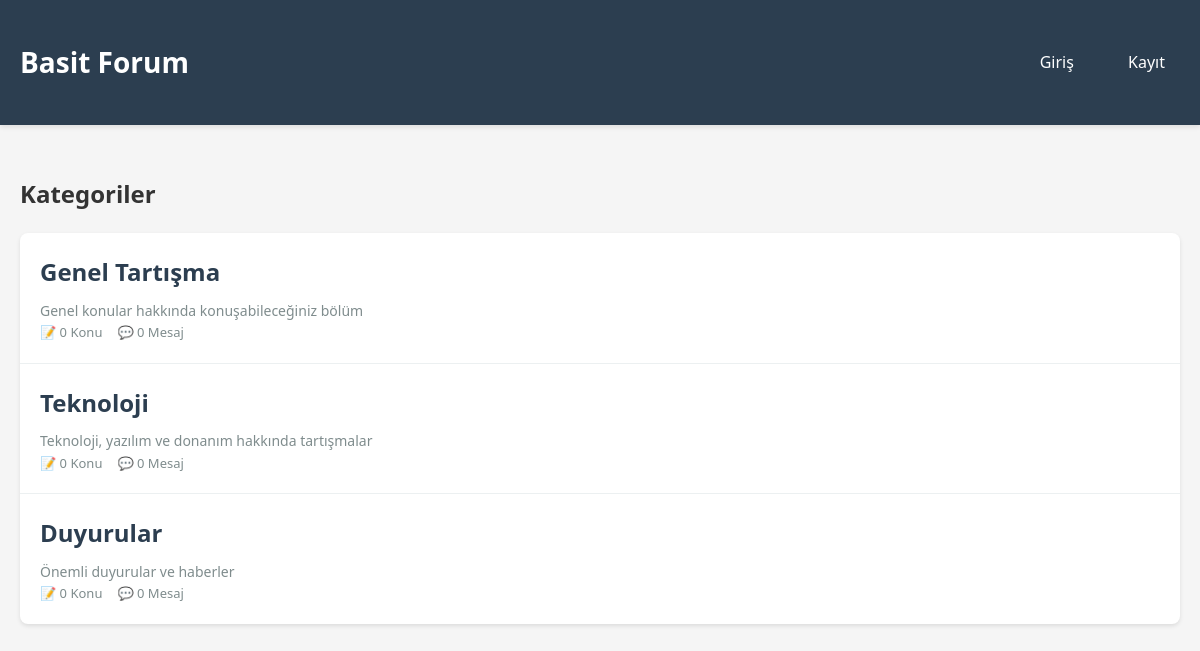
The page / on the database its author committed.
### tables this page shows
CREATE TABLE IF NOT EXISTS kategoriler (
    id INT AUTO_INCREMENT PRIMARY KEY,
    baslik VARCHAR(100) NOT NULL,
    aciklama TEXT,
    olusturma_tarihi DATETIME DEFAULT CURRENT_TIMESTAMP,
    INDEX idx_baslik (baslik)
);

### config.php (called while the page is built, shortened)
<?php
function temizle($veri) {
    return htmlspecialchars($veri, ENT_QUOTES, 'UTF-8');
}
function girisKontrol() {
    return isset($_SESSION['kullanici_id']);
}
?>

### index.php (the view, shortened to what this page needs)
<?php
require_once 'config.php';
$sorgu = $db->prepare("
    SELECT k.*,
           COUNT(DISTINCT ko.id) as konu_sayisi,
           COUNT(DISTINCT m.id) as mesaj_sayisi
    FROM kategoriler k
    LEFT JOIN konular ko ON k.id = ko.kategori_id
    LEFT JOIN mesajlar m ON ko.id = m.konu_id
    GROUP BY k.id
    ORDER BY k.id ASC
");
$sorgu->execute();
$kategoriler = $sorgu->fetchAll();
?>
<!DOCTYPE html>
<html lang="tr">
<head>
    <link rel="stylesheet" href="style.css">
</head>
<body>
    <header>
        <div class="container">
            <h1><?php echo SITE_NAME; ?></h1>
            <nav>
                <?php if (girisKontrol()): ?>
                    <span style="color: #ecf0f1;">Hoşgeldin, <?php echo temizle($_SESSION['kullanici_adi']); ?></span>
                    <?php if (adminKontrol()): ?>
                        <a href="admin.php">Admin Paneli</a>
                    <?php endif; ?>
                    <a href="cikis.php">Çıkış</a>
                <?php else: ?>
                    <a href="giris.php">Giriş</a>
                    <a href="kayit.php">Kayıt</a>
                <?php endif; ?>
            </nav>
        </div>
    </header>
    <div class="container">
        <h2 style="margin-bottom: 20px;">Kategoriler</h2>
        <div class="kategori-liste">
            <?php foreach ($kategoriler as $kategori): ?>
                <div class="kategori-item">
                    <h2>
                        <a href="kategori.php?id=<?php echo $kategori['id']; ?>">
                            <?php echo temizle($kategori['baslik']); ?>
                        </a>
                    </h2>
                    <p><?php echo temizle($kategori['aciklama']); ?></p>
                    <div class="istatistik">
                        <span>📝 <?php echo $kategori['konu_sayisi']; ?> Konu</span>
                        <span>💬 <?php echo $kategori['mesaj_sayisi']; ?> Mesaj</span>
                    </div>
                </div>
            <?php endforeach; ?>
        </div>
    </div>
</body>
</html>

### style.css (style rules this page uses)
* { margin: 0; padding: 0; box-sizing: border-box; }
body { font-family: 'Segoe UI', Tahoma, Geneva, Verdana, sans-serif; background-color: #f5f5f5; color: #333; line-height: 1.6; }
.container { max-width: 1200px; margin: 0 auto; padding: 20px; }
header { background-color: #2c3e50; color: white; padding: 20px 0; margin-bottom: 30px; box-shadow: 0 2px 5px rgba(0,0,0,0.1); }
header .container { display: flex; justify-content: space-between; align-items: center; }
header h1 { font-size: 28px; }
nav a { color: white; text-decoration: none; margin-left: 20px; padding: 8px 15px; border-radius: 4px; transition: background-color 0.3s; }
.kategori-liste, .konu-liste { background: white; border-radius: 8px; box-shadow: 0 2px 4px rgba(0,0,0,0.1); margin-bottom: 20px; overflow: hidden; }
.kategori-item, .konu-item { padding: 20px; border-bottom: 1px solid #ecf0f1; transition: background-color 0.2s; }
.kategori-item:last-child, .konu-item:last-child { border-bottom: none; }
.kategori-item h2, .konu-item h3 { color: #2c3e50; margin-bottom: 8px; }
.kategori-item h2 a, .konu-item h3 a { color: #2c3e50; text-decoration: none; }
.kategori-item p, .konu-item p { color: #7f8c8d; font-size: 14px; }
.istatistik { display: flex; gap: 15px; color: #7f8c8d; font-size: 13px; }
.istatistik span { display: flex; align-items: center; }

### rows shown on the page
kategoriler: baslik "Genel Tartışma", aciklama "Genel konular hakkında konuşabileceğiniz bölüm", konu_sayisi "0", mesaj_sayisi "0"
kategoriler: baslik "Teknoloji", aciklama "Teknoloji, yazılım ve donanım hakkında tartışmalar", konu_sayisi "0", mesaj_sayisi "0"
kategoriler: baslik "Duyurular", aciklama "Önemli duyurular ve haberler", konu_sayisi "0", mesaj_sayisi "0"

### other values the page prints
SITE_NAME "Basit Forum"
